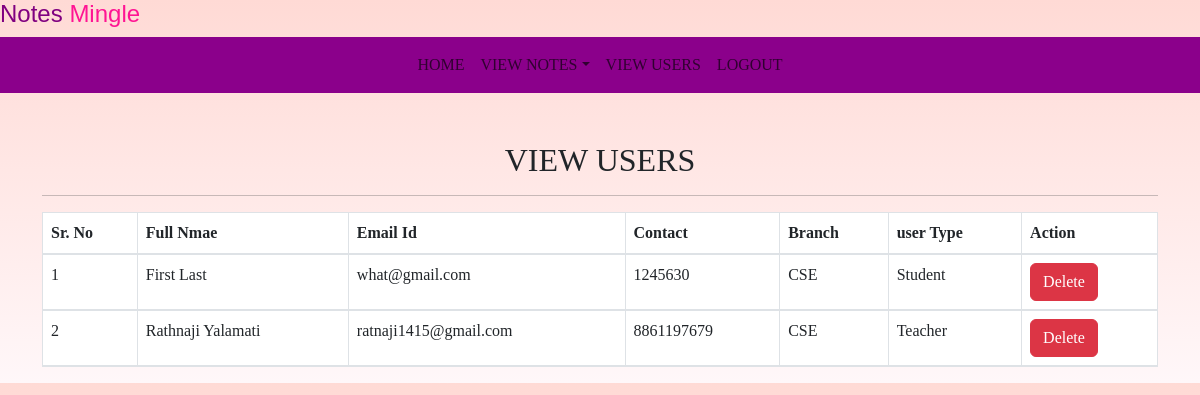
The page /view_users (signed in) on the database its author committed.
### Notes/models.py (models this page shows, shortened)
class Signup(models.Model):
    user = models.ForeignKey(User,on_delete=models.CASCADE)
    contact = models.CharField(max_length=10,null=True)
    branch = models.CharField(max_length=30)
    role = models.CharField(max_length=15)

### Notes/views.py (the view)
# urls.py: path('view_users',view_users,name='view_users'),
def view_users(request):
    if not request.user.is_authenticated:
        return redirect('adminlogin')
    users = Signup.objects.all()
    d={'users':users}
    return render(request,'view_users.html',d)

### Notes/templates/view_users.html (shortened to what this page needs)
{% extends 'admin_nav.html' %}
{% load static %}
{% block body %}
<link rel="stylesheet" href="https://cdnjs.cloudflare.com/ajax/libs/twitter-bootstrap/5.3.0/css/bootstrap.min.css">
<link rel="stylesheet" href="https://cdn.datatables.net/2.0.3/css/dataTables.bootstrap5.css">
<div class="container mt-5">
    <h2 class="text-center">VIEW USERS</h2>
    <hr>
    <table id="example" class="table table-striped table-bordered" style="width:100%">
        <thead>
        <tr>
            <th>Sr. No</th>
            <th>Full Nmae</th>
            <th>Email Id</th>
            <th>Contact</th>
            <th>Branch</th>
            <th>user Type</th>
            <th>Action</th>
        </tr>
        {% for i in users %}
        <tr>
            <td>{{forloop.counter}}</td>
            <td style="text-transform:capitalize;">{{i.user.first_name}} {{i.user.last_name}}</td>
            <td>{{i.user.username}}</td>
            <td>{{i.contact}}</td>
            <td>{{i.branch}}</td>
            <td>{{i.role}}</td>
            <td><a href="{% url 'delete_users' i.user.id %}" class="btn btn-danger" onclick="return confirm('Are you sure?')">Delete</a></td>
        </tr>
        {% endfor %}
        </thead>
    </table>
</div>
{% endblock %}

### Notes/templates/view_users.html (style rules this page uses)
* { padding:0; margin:0; box-sizing:border-box; }
body { font-family:'outfit'; background:linear-gradient(#ffdad5,#fff7f9); }

### rows shown on the page
Signup: user.first_name "First", user.last_name "Last", user.username "what@gmail.com", contact "1245630", branch "CSE", role "Student"
Signup: user.first_name "Rathnaji", user.last_name "Yalamati", user.username "ratnaji1415@gmail.com", contact "8861197679", branch "CSE", role "Teacher"
